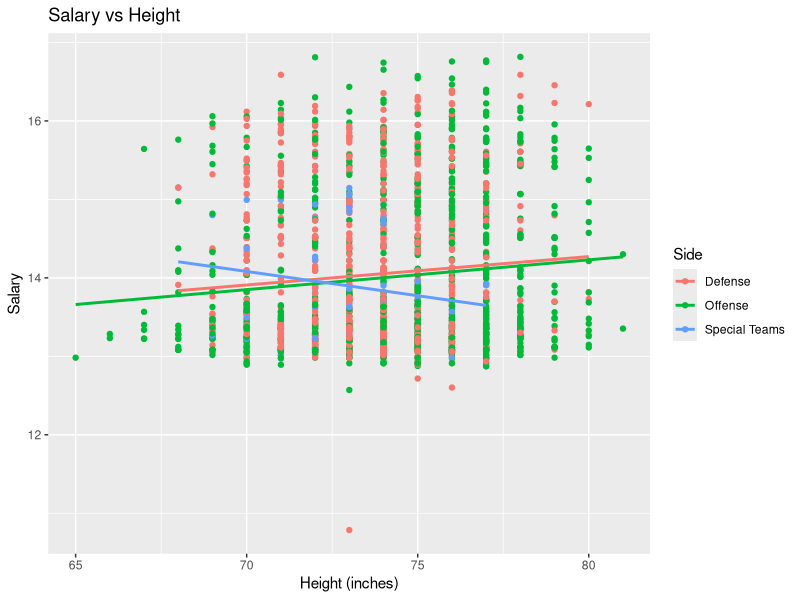
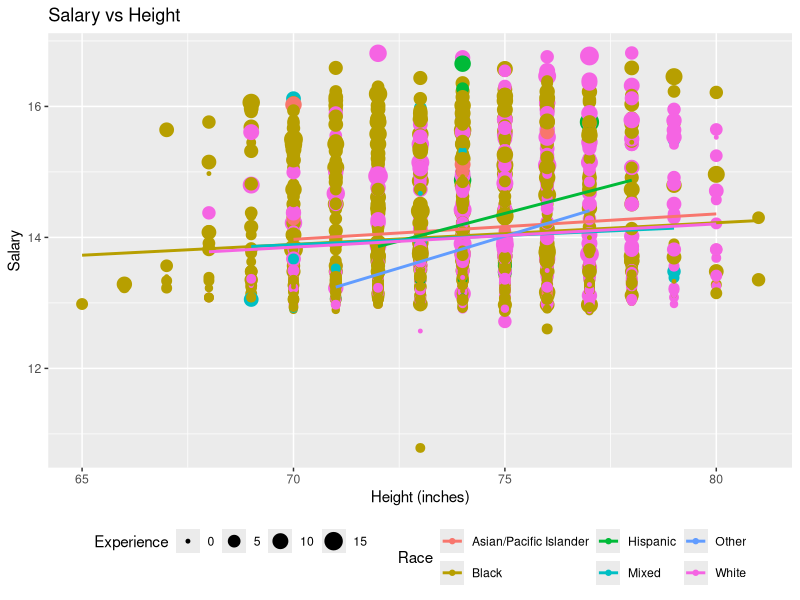
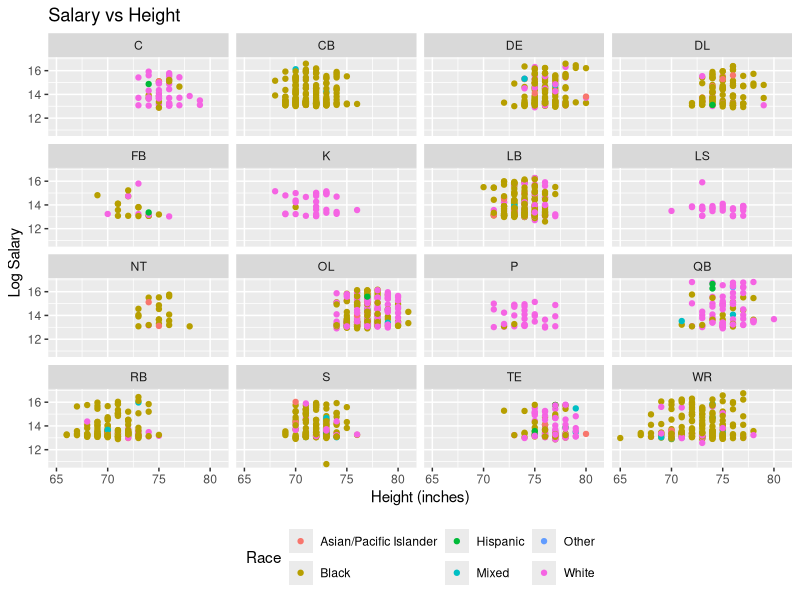
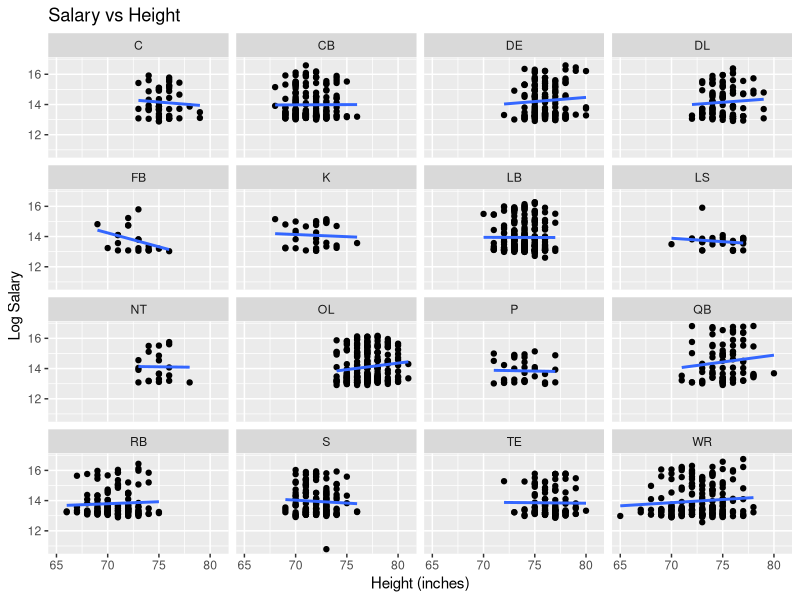
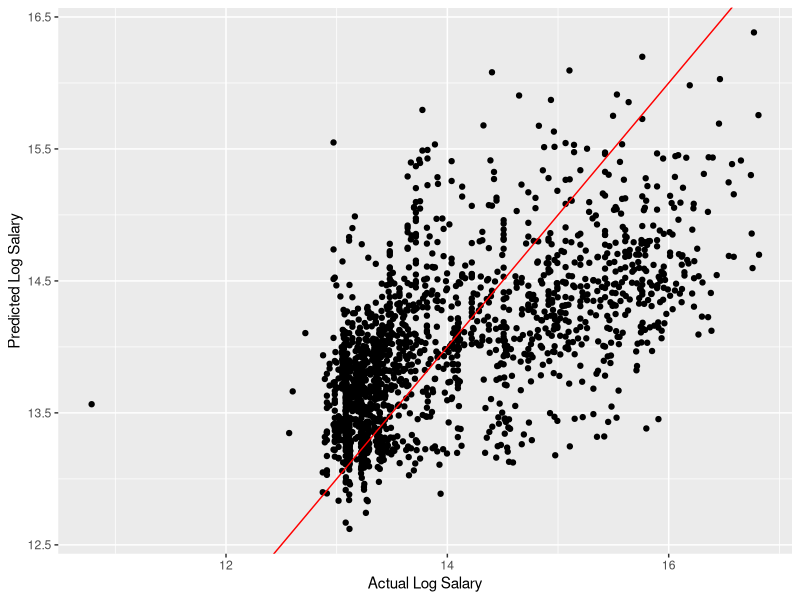
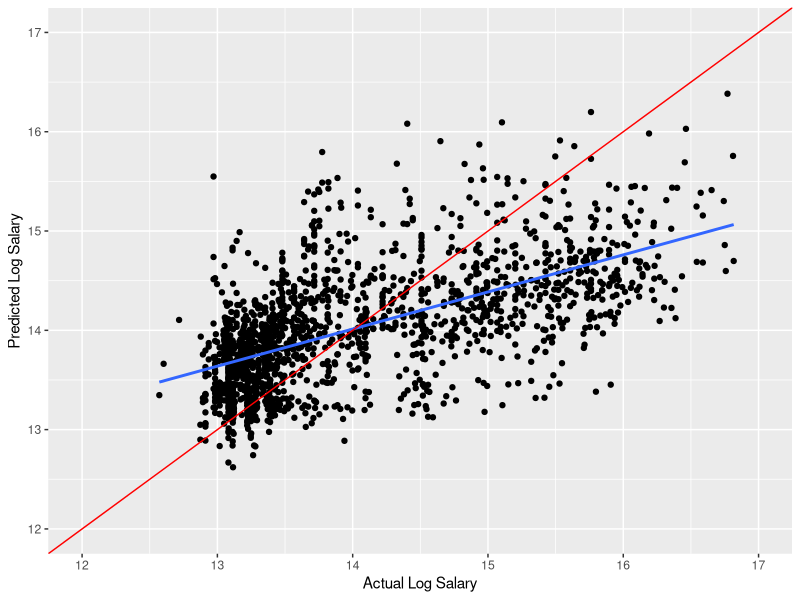
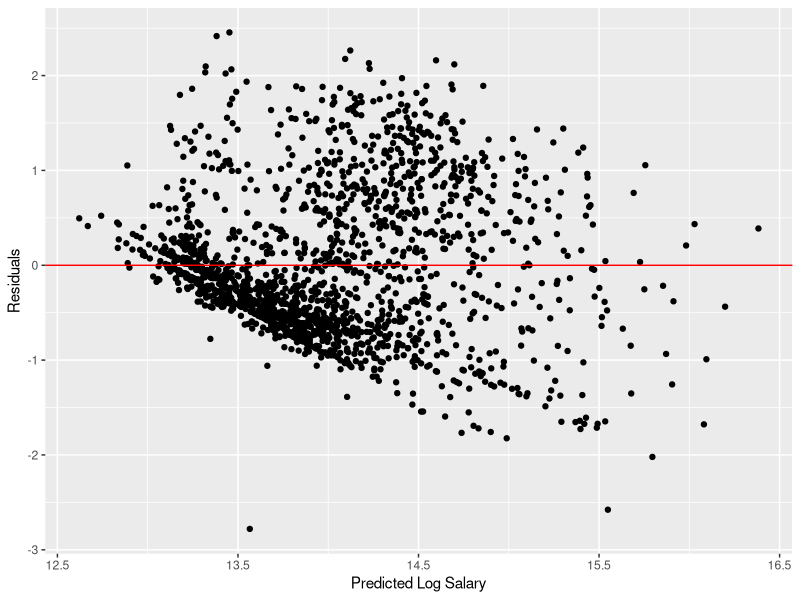
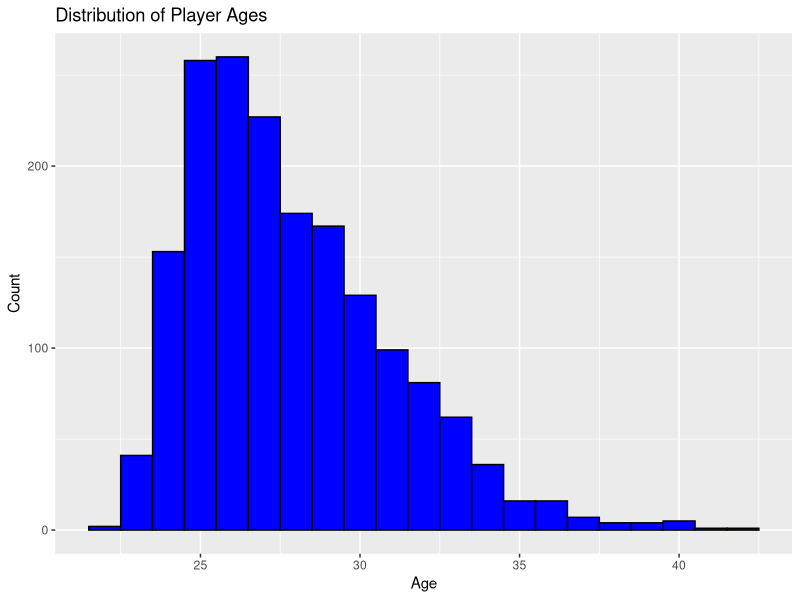

Here is the R script that generated these plots, in order:
## ---- chunk 1
library( tidyverse )
knitr::opts_chunk$set(echo = TRUE)

#Read in the data, note that we define several values in the original dataset as NA
nfl <- read_csv( "data/NFL-Census-Data-9.2.2013_clean.csv", 
                 na = c("NA","N/A","", "n/a", "#VALUE!") )

## ---- chunk 2
# Highest and lowest salary

#base R
max(nfl$Salary, na.rm = TRUE)

min(nfl$Salary, na.rm = TRUE)

#tidyverse way (Dylan)
nfl %>% 
    summarise( max_sal = max( Salary, na.rm = TRUE ), 
               min_sal = min( Salary, na.rm = TRUE ) )

# Answer: The highest salary is $20,100,000 and the lowest salary is $48,333.

## ---- chunk 3
# some code

nfl %>% 
    filter( Team == "SF" )  %>% 
    arrange( desc( Salary ) ) %>% 
    select( "Player Name", College, State ) %>% 
    head(5)

#Copilot suggested some code before I could try to write it
## ---- chunk 4
clean.dat <- nfl %>% 
    filter( !is.na( Salary ) )

clean.dat %>% 
    group_by( Position ) %>% 
    summarise( mean_salary = mean( Salary ), count = n() ) %>% 
    arrange( desc( mean_salary ) )

## ---- chunk 5
# some code

clean.dat <- clean.dat %>%
    mutate( logSal = log( Salary), Height = if_else(Height == "6;2/;", "6'2\"", Height ) )

model <- lm( logSal ~ Height, data = clean.dat )
summary( model )
exp( coef( model ) )

# The model does not show any statistically significant relationship between
# height and salary, but this model is also not set up to give us helpful 
# information. We'll have to check again once we've converted height
# from a categorical to a continuous variable. 


#model_cor <- cor( clean.dat$Height, logSal, use = "complete.obs" )

#ggplot( nfl, aes( x = Height, y = logSal ) ) + 
 #   geom_point()  
  #  geom_smooth( method = "lm" )




## ---- chunk 6
# some code

model <- lm( logSal ~ Height + Position, data = clean.dat )
summary( model )
exp( coef( model ) )

## ---- chunk 7
# some code

clean.dat <- clean.dat %>%
    separate( Height, into = c("feet", "inches"), sep = "'" ) %>%
    mutate( feet = parse_number( feet ), 
            inches = parse_number( inches ), 
            total_inches = feet * 12 + inches )

summarise( clean.dat, mean_weight = mean( Weight, na.rm = TRUE ), 
               mean_height = mean( total_inches, na.rm = TRUE ) ) 
    

## ---- chunk 8
# You pick the variables.  What would be interesting?

# I want to combine player positions to create three categories: "Offense", "Defense", and "Special Teams".  I will use the following code to do this.  Note that I am using `case_when()` to create a new variable called `Side` that combines the original positions into these three categories.

clean.dat <- clean.dat %>%
    mutate( Side = case_when(
        Position %in% c("C", "FB", "OL", "QB", "RB", "TE", "WR") ~ "Offense",
        Position %in% c("CB", "DE", "DL", "LB", "NT", "S") ~ "Defense",
        Position %in% c("K", "LS", "P") ~ "Special Teams",
        TRUE ~ NA_character_
    ) )

# Plot with the new `Side` variable instead of `Position`
ggplot( clean.dat, aes( x = total_inches, y = logSal, color = Side ) ) +
    geom_point() +
    geom_smooth( method = "lm", se = FALSE ) +
    labs( title = "Salary vs Height",
          x = "Height (inches)",
          y = "Salary" ) +
    theme(legend.position = "right")

position.model = lm( logSal ~ total_inches + Side, data = clean.dat )
summary(position.model)
exp( coef( position.model ) )

side.model = lm( total_inches ~ Side, data = clean.dat)
summary(side.model)
exp( coef( side.model ))


## ---- chunk 9
# some code

clean.dat <- clean.dat %>% 
    filter( !is.na( Race ) )

#combine Asian/Pacific Islander and Pacific Islander into one category called Asian/Pacific Islander, and Iranian, Native American, and Other into one category called Other.  I will use `case_when()` again to do this.

clean.dat <- clean.dat %>%
  mutate(Race = if_else(Race == "Pacific Islander",
                        "Asian/Pacific Islander",
                        Race)) %>%
    mutate(Race = if_else(Race %in% c("Native American", "Other", "Iranian"), "Other", Race))

ggplot( clean.dat, aes( x = total_inches, y = logSal, color = Race ) ) +
    geom_point(aes (size = Experience)) +
    geom_smooth( method = "lm", se = FALSE ) +
    labs( title = "Salary vs Height",
          x = "Height (inches)",
          y = "Salary" ) +
    theme(legend.position = "bottom")

## ---- chunk 10
# some code

ggplot( clean.dat, aes( x = total_inches, y = logSal, color = Race ) ) +
    facet_wrap(~Position) +
    geom_point() +
    labs( title = "Salary vs Height",
          x = "Height (inches)",
          y = "Log Salary") +
    theme(legend.position = "bottom")


## ---- chunk 11
# some code

ggplot( clean.dat, aes( x = total_inches, y = logSal)) +
    facet_wrap(~Position) +
    geom_point() +
    geom_smooth( method = "lm", se = FALSE ) +
    labs( title = "Salary vs Height",
          x = "Height (inches)",
          y = "Log Salary" ) +
    theme(legend.position = "bottom")
## ---- chunk 12
# from Luciana

model_final <- lm( 
  logSal ~ total_inches + Weight + Position + Age + Experience, 
  data = clean.dat,
  na.action = na.omit)

summary( model_final )


## ---- chunk 13
# from Luciana

clean.dat <- clean.dat %>%
  filter(complete.cases(total_inches, Weight, Position, Age, Experience))

# the above line was suggested by chatgpt after failing to filter na in multiple varables.

ggplot( clean.dat, aes( x = logSal, y = predict( model_final ) ) ) +
    geom_point() +
    geom_abline( slope = 1, intercept = 0, col = "red" ) +
    labs( x = "Actual Log Salary", y = "Predicted Log Salary" )

length(predict(model_final))
nrow(clean.dat)
head(clean.dat)

# above is a frankstein of code from me, co-pilot, and chatgpt.
## ---- chunk 14
# 1. Clean data for the model
model_dat <- clean.dat %>%
  filter(complete.cases(logSal, total_inches, Weight, Position, Age, Experience))

# 2. Fit model on *model_dat*
model_final <- lm(logSal ~ total_inches + Weight + Position + Age + Experience,
                  data = model_dat)

# 3. Add predictions to *model_dat*
model_dat$pred <- predict(model_final)

# 4. Plot: guaranteed same rows, same order


ggplot(model_dat, aes(x = logSal, y = pred)) +
    scale_x_continuous(limits = c(12,17)) +
    scale_y_continuous(limits = c(12,17)) +
     labs(x = "Actual Log Salary", y = "Predicted Log Salary") +
  geom_point() +
    geom_smooth(method = "lm", se = FALSE) +
   geom_abline(slope = 1, col = "red") 

# LB note: I added the reference line to show what the line of fit should look like if there is a 1:1 correlation between predicted and actual salary. However, there is not! The blue and red lines have very different slopes.


# above is the suggestion from chatgpt to make sure that I'm comparing the predictions to the actual values for the same set of observations, since the model is only trained on a subset of the data that has complete cases for all the variables.


# residuals plot

ggplot( clean.dat, aes( x = predict( model_final ), y = resid( model_final ) ) ) +
    geom_point() +
    geom_hline( yintercept = 0, col = "red" ) +
    labs( x = "Predicted Log Salary", y = "Residuals" )



## ---- chunk 15
# some code

clean.dat %>%
    ggplot( aes( x = Age ) ) +
    geom_histogram( binwidth = 1, fill = "blue", color = "black" ) +
    labs( title = "Distribution of Player Ages",
          x = "Age",
          y = "Count" )

# Let's use the 75th percentile to estimate the age of retirement for NFL players.  We can calculate this using the `quantile()` function.

quantile( clean.dat$Age, probs = 0.75, na.rm = TRUE )

summary( clean.dat$Age, na.rm = TRUE)
    
## ---- chunk 16
# According to statista.com (https://www.statista.com/statistics/240102/average-player-career-length-in-the-national-football-league/?srsltid=AfmBOoqmPYi5zkjXX6DnUkiD1QaxzctbS5JcTA_lbZ8tMZEYbO0MzTjS) the average career length for an NFL player is 3.3 years, but it varies by position. 

# We need to reconcile these positions with the positions in our dataset, with help from ChatGPT to clarify which sub-positions fall into the broader position categories (initials added to the list by Lydia). 

table(clean.dat$Position)

# Not clearly indicated on the list from statista.com:
# C   DE   FB   LS  NT     S   
# Center, Defensive End, Fullback, Long Snapper, Nose Tackle, Safety

# List from statista.com, updated with missing positions based on ChatGPT's advice: 
# Kickers/punters (K, P, LS): 4.87 years
# Quarterbacks (QB): 4.44
# Offensive Linemen (OL, C): 3.63
# Defensive Linemen (DL, DE, NT): 3.24
# Linebackers (LB): 2.97
# Cornerbacks (CB, S): 2.94
# Tight Ends (TE): 2.85
# Wide receivers (WR): 2.81
# Running backs (RB, FB): 2.57

#I want to create a new variable in my dataset that assigns the average career length to each player based on their position.

clean.dat <- clean.dat %>%
    mutate( Career_Length = case_when(
        Position %in% c("K", "P", "LS") ~ 4.87,
        Position == "QB" ~ 4.44,
        Position %in% c("OL", "C") ~ 3.63,
        Position %in% c("DL", "DE", "NT") ~ 3.24,
        Position == "LB" ~ 2.97,
        Position %in% c("CB", "S") ~ 2.94,
        Position == "TE" ~ 2.85,
        Position == "WR" ~ 2.81,
        Position %in% c("RB", "FB") ~ 2.57,
        TRUE ~ NA_real_
    ) )

# Now we need the median salary for each position. 

clean.dat %>% 
    group_by( Position ) %>% 
    summarise( median_salary = median( Salary, na.rm = TRUE ) ) 

# I'm going to make a new dataframe to make this easier

position_earnings <- clean.dat %>%
    group_by( Position ) %>%
    summarise( median_salary = median( Salary, na.rm = TRUE ), 
               career_length = first( Career_Length ), 
               count = n() ) %>%
    mutate( lifetime_earnings = median_salary * career_length )

head( position_earnings )

# Now we need a weighted average of lifetime earnings by position, based on the proportion of positions in the NFL as a whole

position_earnings %>% 
    summarize(avg_lifetime = sum( (lifetime_earnings * count )/ sum( count )) )

position_earnings %>% 
    summarize(lifetime_earnings*count)

# Average lifetime earnings for a median level pay NFL player would be approximately $2,814,507.
